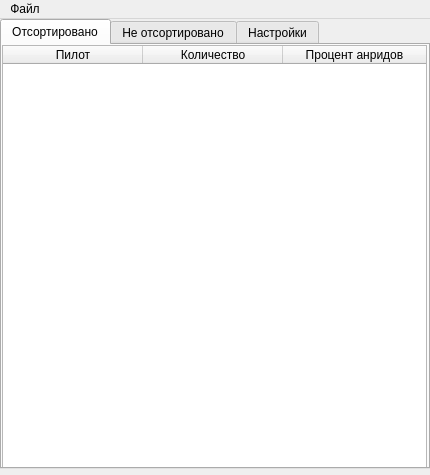
<?xml version="1.0" encoding="UTF-8"?>
<ui version="4.0">
 <class>MainWindow</class>
 <widget class="QMainWindow" name="MainWindow">
  <property name="geometry">
   <rect>
    <x>0</x>
    <y>0</y>
    <width>430</width>
    <height>475</height>
   </rect>
  </property>
  <property name="minimumSize">
   <size>
    <width>430</width>
    <height>475</height>
   </size>
  </property>
  <property name="maximumSize">
   <size>
    <width>430</width>
    <height>475</height>
   </size>
  </property>
  <property name="windowTitle">
   <string>Report Counter</string>
  </property>
  <widget class="QWidget" name="centralwidget">
   <widget class="QTabWidget" name="tabWidget">
    <property name="geometry">
     <rect>
      <x>0</x>
      <y>0</y>
      <width>430</width>
      <height>450</height>
     </rect>
    </property>
    <property name="currentIndex">
     <number>0</number>
    </property>
    <widget class="QWidget" name="sorted_tab">
     <attribute name="title">
      <string>Отсортировано</string>
     </attribute>
     <widget class="QTableWidget" name="sorted_table">
      <property name="geometry">
       <rect>
        <x>0</x>
        <y>0</y>
        <width>425</width>
        <height>425</height>
       </rect>
      </property>
      <property name="minimumSize">
       <size>
        <width>422</width>
        <height>425</height>
       </size>
      </property>
      <property name="maximumSize">
       <size>
        <width>425</width>
        <height>422</height>
       </size>
      </property>
      <property name="horizontalScrollBarPolicy">
       <enum>Qt::ScrollBarAlwaysOff</enum>
      </property>
      <property name="columnCount">
       <number>3</number>
      </property>
      <attribute name="horizontalHeaderDefaultSectionSize">
       <number>140</number>
      </attribute>
      <attribute name="horizontalHeaderStretchLastSection">
       <bool>true</bool>
      </attribute>
      <attribute name="verticalHeaderStretchLastSection">
       <bool>false</bool>
      </attribute>
      <column>
       <property name="text">
        <string>Пилот</string>
       </property>
       <property name="textAlignment">
        <set>AlignCenter</set>
       </property>
      </column>
      <column>
       <property name="text">
        <string>Количество</string>
       </property>
       <property name="textAlignment">
        <set>AlignCenter</set>
       </property>
      </column>
      <column>
       <property name="text">
        <string>Процент анридов</string>
       </property>
       <property name="textAlignment">
        <set>AlignCenter</set>
       </property>
      </column>
     </widget>
    </widget>
    <widget class="QWidget" name="unsorted_tab">
     <attribute name="title">
      <string>Не отсортировано</string>
     </attribute>
     <widget class="QTableWidget" name="unsorted_table">
      <property name="geometry">
       <rect>
        <x>0</x>
        <y>0</y>
        <width>425</width>
        <height>425</height>
       </rect>
      </property>
      <property name="minimumSize">
       <size>
        <width>422</width>
        <height>425</height>
       </size>
      </property>
      <property name="maximumSize">
       <size>
        <width>425</width>
        <height>422</height>
       </size>
      </property>
      <property name="horizontalScrollBarPolicy">
       <enum>Qt::ScrollBarAlwaysOff</enum>
      </property>
      <property name="sortingEnabled">
       <bool>false</bool>
      </property>
      <property name="columnCount">
       <number>4</number>
      </property>
      <attribute name="horizontalHeaderDefaultSectionSize">
       <number>106</number>
      </attribute>
      <attribute name="horizontalHeaderStretchLastSection">
       <bool>true</bool>
      </attribute>
      <attribute name="verticalHeaderStretchLastSection">
       <bool>true</bool>
      </attribute>
      <column>
       <property name="text">
        <string>Аллея</string>
       </property>
       <property name="textAlignment">
        <set>AlignCenter</set>
       </property>
      </column>
      <column>
       <property name="text">
        <string>Количество</string>
       </property>
       <property name="textAlignment">
        <set>AlignCenter</set>
       </property>
      </column>
      <column>
       <property name="text">
        <string>Пилот</string>
       </property>
       <property name="textAlignment">
        <set>AlignCenter</set>
       </property>
      </column>
      <column>
       <property name="text">
        <string>Процент анридов</string>
       </property>
       <property name="textAlignment">
        <set>AlignCenter</set>
       </property>
      </column>
     </widget>
    </widget>
    <widget class="QWidget" name="settings_tab">
     <attribute name="title">
      <string>Настройки</string>
     </attribute>
     <widget class="QSpinBox" name="barcode_col_box">
      <property name="geometry">
       <rect>
        <x>190</x>
        <y>18</y>
        <width>42</width>
        <height>22</height>
       </rect>
      </property>
      <property name="minimum">
       <number>1</number>
      </property>
      <property name="maximum">
       <number>999</number>
      </property>
      <property name="value">
       <number>3</number>
      </property>
     </widget>
     <widget class="QLabel" name="label">
      <property name="geometry">
       <rect>
        <x>20</x>
        <y>20</y>
        <width>141</width>
        <height>16</height>
       </rect>
      </property>
      <property name="text">
       <string>Столбец с штрихкодами</string>
      </property>
     </widget>
    </widget>
   </widget>
  </widget>
  <widget class="QMenuBar" name="menubar">
   <property name="geometry">
    <rect>
     <x>0</x>
     <y>0</y>
     <width>430</width>
     <height>21</height>
    </rect>
   </property>
   <widget class="QMenu" name="menu">
    <property name="title">
     <string>Файл</string>
    </property>
    <addaction name="open_btn"/>
   </widget>
   <addaction name="menu"/>
  </widget>
  <action name="open_btn">
   <property name="text">
    <string>Открыть</string>
   </property>
  </action>
 </widget>
 <resources/>
 <connections/>
</ui>
